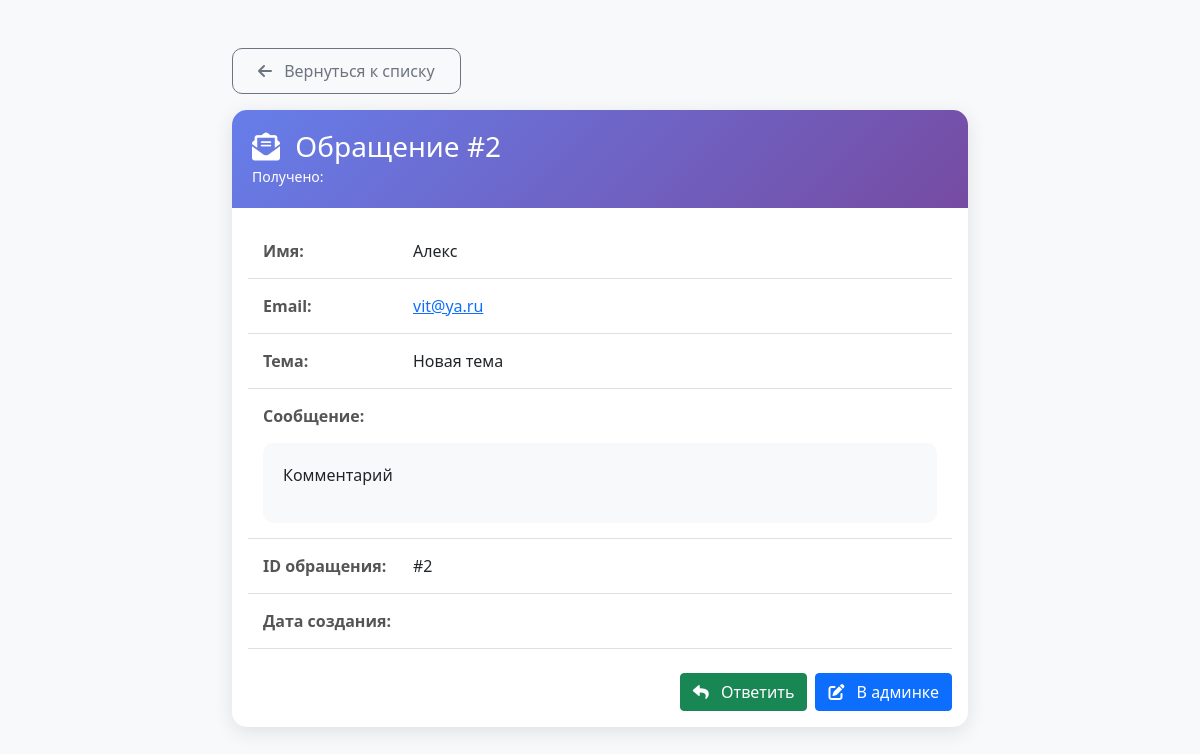
Screenshot of /contact/detail/2/ with the database file from the repository.
### contact/models.py (models this page shows, shortened)
class Feedback(models.Model):
    name = models.CharField(
        max_length=100,
        verbose_name='Имя'
    )
    subject = models.CharField(
        max_length=200,
        verbose_name='Тема'
    )
    email = models.EmailField(
        max_length=254,
        verbose_name='Email'
    )
    message = models.TextField(
        verbose_name='Сообщение'
    )
    class Meta:
        verbose_name = 'Обратная связь'
        verbose_name_plural = 'Обратная связь'

### contact/views.py (the view)
# urls.py: path('detail/<int:pk>/', views.feedback_detail, name='detail'),
def feedback_detail(request, pk):
    feedback = get_object_or_404(Feedback, pk=pk)
    return render(request, 'contact/feedback_detail.html', {
        'feedback': feedback,
        'title': f'Обращение #{feedback.id}'
    })

### contact/templates/contact/feedback_detail.html (shortened to what this page needs)
<!DOCTYPE html>
<html lang="ru">
<head>
    <link href="https://cdn.jsdelivr.net/npm/bootstrap@5.1.3/dist/css/bootstrap.min.css" rel="stylesheet">
    <link rel="stylesheet" href="https://cdnjs.cloudflare.com/ajax/libs/font-awesome/6.0.0/css/all.min.css">
</head>
<body>
    <div class="container py-5">
        <div class="row justify-content-center">
            <div class="col-md-8">
                <div class="mb-3">
                    <a href="{% url 'contact:list' %}" class="btn btn-outline-secondary back-btn">
                        <i class="fas fa-arrow-left me-2"></i>
                        Вернуться к списку
                    </a>
                </div>
                <div class="card detail-card">
                    <div class="detail-header">
                        <h3 class="mb-0">
                            <i class="fas fa-envelope-open-text me-2"></i>
                            {{ title }}
                        </h3>
                        <small>Получено: {{ feedback.created_at|date:"d.m.Y H:i" }}</small>
                    </div>
                    <div class="card-body">
                        <div class="info-item d-flex">
                            <span class="info-label">Имя:</span>
                            <span class="flex-grow-1">{{ feedback.name }}</span>
                        </div>
                        <div class="info-item d-flex">
                            <span class="info-label">Email:</span>
                            <span class="flex-grow-1">
                                <a href="mailto:{{ feedback.email }}">{{ feedback.email }}</a>
                            </span>
                        </div>
                        <div class="info-item d-flex">
                            <span class="info-label">Тема:</span>
                            <span class="flex-grow-1">{{ feedback.subject }}</span>
                        </div>
                        <div class="info-item">
                            <div class="info-label mb-2">Сообщение:</div>
                            <div class="message-box">
                                {{ feedback.message|linebreaks }}
                            </div>
                        </div>
                        <div class="info-item d-flex">
                            <span class="info-label">ID обращения:</span>
                            <span class="flex-grow-1">#{{ feedback.id }}</span>
                        </div>
                        <div class="info-item d-flex">
                            <span class="info-label">Дата создания:</span>
                            <span class="flex-grow-1">{{ feedback.created_at|date:"d.m.Y H:i:s" }}</span>
                        </div>
                        <div class="mt-4 d-flex gap-2 justify-content-end">
                            <a href="mailto:{{ feedback.email }}" class="btn btn-success">
                                <i class="fas fa-reply me-2"></i>
                                Ответить
                            </a>
                            <a href="" class="btn btn-primary">
                                <i class="fas fa-edit me-2"></i>
                                В админке
                            </a>
                        </div>
                    </div>
                </div>
            </div>
        </div>
    </div>
</body>
</html>

### contact/templates/contact/feedback_detail.html (style rules this page uses)
body { background-color: #f8f9fa; }
.detail-card { border: none; border-radius: 15px; box-shadow: 0 5px 20px rgba(0,0,0,0.1); }
.detail-header { background: linear-gradient(135deg, #667eea 0%, #764ba2 100%); color: white; border-radius: 15px 15px 0 0; padding: 20px; }
.info-item { padding: 15px; border-bottom: 1px solid #e0e0e0; }
.info-label { font-weight: 600; color: #555; width: 150px; }
.message-box { background-color: #f8f9fa; border-radius: 10px; padding: 20px; margin-top: 15px; }
.back-btn { border-radius: 10px; padding: 10px 25px; }

### rows the page displays
Feedback: name "Алекс", email "vit@ya.ru", subject "Новая тема", message "Комментарий", id "2"

### other values shown
{{ title }} "Обращение #2"
